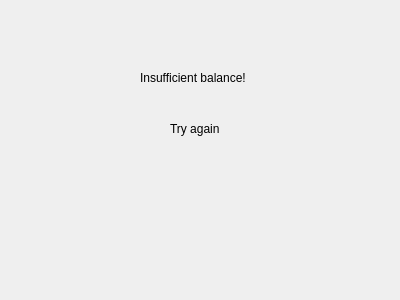
<?xml version="1.0" encoding="UTF-8"?>
<ui version="4.0">
 <class>Atm_Withdraw_Error_Insuff</class>
 <widget class="QWidget" name="Atm_Withdraw_Error_Insuff">
  <property name="geometry">
   <rect>
    <x>0</x>
    <y>0</y>
    <width>400</width>
    <height>300</height>
   </rect>
  </property>
  <property name="windowTitle">
   <string>WITHDRAW ERROR</string>
  </property>
  <widget class="QLabel" name="label">
   <property name="geometry">
    <rect>
     <x>140</x>
     <y>70</y>
     <width>171</width>
     <height>16</height>
    </rect>
   </property>
   <property name="text">
    <string>Insufficient balance!</string>
   </property>
  </widget>
  <widget class="QLabel" name="label_2">
   <property name="geometry">
    <rect>
     <x>170</x>
     <y>120</y>
     <width>59</width>
     <height>17</height>
    </rect>
   </property>
   <property name="text">
    <string>Try again</string>
   </property>
  </widget>
 </widget>
 <resources/>
 <connections/>
</ui>
